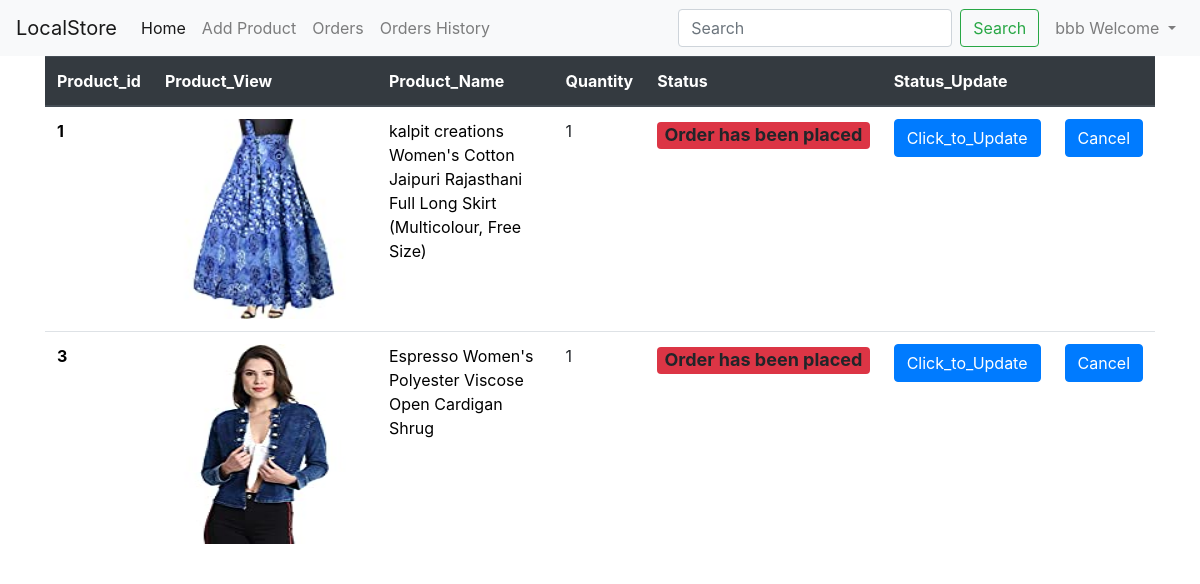
Screenshot of /store/post_by_tag/1 (signed in) with the database file from the repository.
### store/models.py (models this page shows, shortened)
class Orderitem(models.Model):
    cust_order = models.ForeignKey(User, on_delete=models.CASCADE)
    email=models.CharField(max_length=500,default='')
    item = models.ForeignKey(Product, on_delete=models.CASCADE, to_field="prod_id")
    status=models.CharField(max_length=500,default='',null=True,blank=True)
    quantity = models.IntegerField(default=1)
    date_created = models.DateTimeField(auto_now_add=True)
    def get_total_item_price(self):
        return self.quantity * self.item.prod_price

class Product(models.Model):
    prod_id = models.IntegerField(primary_key=True)
    owner = models.ForeignKey(User, on_delete=models.CASCADE, null=True)
    ownerprod = models.ForeignKey(Merchentdb, on_delete=models.CASCADE, null=True)
    prod_category = models.CharField(max_length=500, default='')
    prod_subcategory = models.CharField(max_length=500, default='')
    prod_name = models.CharField(max_length=500, default='', unique=True)
    prod_desc = models.CharField(max_length=5000, default='')
    prod_price = models.FloatField()
    discount_price = models.FloatField(blank=True, null=True)
    image = models.ImageField(upload_to='IMAGES/', editable=True)
    date = models.DateField(editable=True, default=now)
    prod_status = models.CharField(max_length=5000, default='added')
    def __str__(self):
        return self.prod_name

### store/views.py (the view)
# urls.py: path('post_by_tag/<int:myid>', views.post_by_tag, name='post_by_tag'),
def post_by_tag(request, myid):
    itmpr = []
    stat=[]
    cust = Order.objects.get(pk=myid)
    mulitems = Orderitem.objects.filter(cust_order_id=cust.person_id).order_by('-date_created')
    """for i in mulitems:
        if request.user == i.item.owner:
            if i.item.discount_price:
                rsqty = i.item.discount_price * i.quantity
                itmpr.append(rsqty)
            else:
                nonrsty = i.item.prod_price * i.quantity
                itmpr.append(nonrsty)"""
    """for k in cust.items.all():
        if request.user == k.item.owner:
            if k.item.discount_price:
                rsqty = k.item.discount_price * k.quantity
                itmpr.append(rsqty)
            else:
                nonrsty = k.item.prod_price * k.quantity
                itmpr.append(nonrsty)"""
    for j in cust.items.all():
        stat.append(j.status)
        print("iii",j.status)
    if 'Order Accepted' in stat:
        print("Order Pending")
        Order.objects.filter(pk=myid).update(order_completed=False)
    elif 'Order has been placed' in stat:
        print("order pending")
        Order.objects.filter(pk=myid).update(order_completed=False)
    elif 'Ready to Deliever' in stat:
        print("Order Pending")
        Order.objects.filter(pk=myid).update(order_completed=False)
    elif 'Ontheway' in stat:
        print("Order Pending")
        Order.objects.filter(pk=myid).update(order_completed=False)
    elif 'Order Placed' in stat:
        print("Order Pending")
        Order.objects.filter(pk=myid).update(order_completed=False)
    else:
        Order.objects.filter(pk=myid).update(order_completed=True)
        print("completed")
    total = 0
    for j in itmpr:
        total = total + j
    context = {'cust': cust, 'mulitems': mulitems, 'total': total}  # ,'orde':orde}
    logger.warning("Checking orders at merchent side ID's Wise(orders())")
    return render(request, 'store/post_by_tag.html', context)

### store/templates/store/post_by_tag.html (shortened to what this page needs)
{%extends 'store/layout.html'%}
{%block body%}{%load%}
<div class="container">
    <table class="table">
  <thead class="thead-dark">
    <tr>
      <th scope="col">Product_id</th>
      <th scope="col">Product_View  </th>
      <th scope="col">Product_Name</th>
      <th scope="col">Quantity</th>
      <th scope="col">Status</th>
      <th scope="col">Status_Update</th>
      <th scope="col"></th>
    </tr>
  </thead>
  <tbody>
    {%for i in cust.items.all%}
    {%if i.item.owner == request.user%}
    <tr>
      <th scope="row"><a href="/store/status/{{i.id}}">{{i.item.prod_id}}</th></a>
      <td><a href="/store/status/{{i.id}}"> <img src="/MEDIA/{{i.item.image}}" width="200" height="200" alt="..."></td></a>
      <td><a href="/store/status/{{i.id}}">{{i.item}}</a></td>
      <td>{{i.quantity}}</td>
                {%if i.status == "Delivered"%}
      <td><h4> <a class="badge badge-success"> {{i.status}}</a></h4></td>
                {%else%}
                <td><h4><a class="badge badge-danger"> {{i.status}}</a></h4></td>
                {%endif%}
      <td><a href="/store/status/{{i.id}}" class="btn btn-primary">Click_to_Update</a></td>
      <td><a href="/store/orders/"><button type="button" class="btn  btn-primary" >Cancel</button></a></td>
    </tr>
    {%endif%}
    {%endfor%}
  </tbody>
</table>
    </div>
    {% endblock %}

### store/templates/store/layout.html (shortened to what this page needs)
<!doctype html>
<html lang="en">
<head>
    <link rel="stylesheet" href="https://stackpath.bootstrapcdn.com/bootstrap/4.5.0/css/bootstrap.min.css">
</head>
<body>
    <nav class="navbar navbar-expand-lg navbar-light bg-light">
        <a class="navbar-brand" href="/store/productviews">LocalStore</a>
        <div class="collapse navbar-collapse" id="navbarSupportedContent">
            <ul class="navbar-nav mr-auto">
                <li class="nav-item active">
                    <a class="nav-link" href="/store/">Home <span class="sr-only">(current)</span></a>
                </li>
                <li class="nav-item">
                    <a class="nav-link" href="/store/addproduct/">Add Product</a>
                </li>
                <li class="nav-item">
                    <a class="nav-link" href="/store/orders/" >Orders</a>
                </li>
                <li class="nav-item">
                    <a class="nav-link" href="/store/ordershistory/" >Orders History</a>
                </li>
            </ul>
            <form class="form-inline my-2 my-lg-0">
                <input class="form-control mr-sm-2" type="search" placeholder="Search" aria-label="Search">
                <button class="btn btn-outline-success my-2 mr-2 my-sm-0" type="submit">Search</button>
            </form>
            <ul class="navbar-nav mr-ml-auto">
                {% if user.is_authenticated %}
                <li class="nav-item dropdown">
                    <a class="nav-link dropdown-toggle" href="#"  role="button" data-toggle="dropdown" aria-haspopup="true" aria-expanded="false">
                        {{request.user}} Welcome
                    </a>
                </li>
            </ul>
            {% endif %}
        </div>
    </nav>
    {%block body%}
    {%endblock%}
</body>
</html>

### rows the page displays
Orderitem: item.prod_id "1", item.image (picture), item "kalpit creations Women's Cotton Jaipuri Rajasthani Full Long Skirt (Multicolour, Free Size)", quantity "1", status "Order has been placed"
Orderitem: item.prod_id "3", item.image (picture), item "Espresso Women's Polyester Viscose Open Cardigan Shrug", quantity "1", status "Order has been placed"

### other values shown
{{ request.user }} "bbb"
